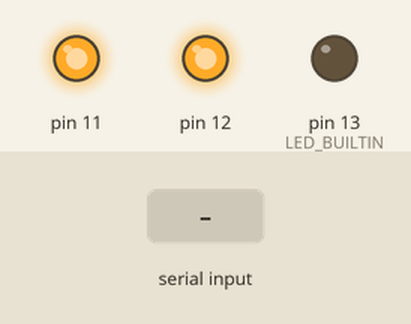
This sketch was run on a simulated Arduino Uno, built with avr-gcc and run on an emulated ATmega328P. Parts: output pins drawn as LEDs (lit = HIGH). Inputs (shaded band) come from the test bench. What the sketch prints to the serial monitor is not drawn.

Above: at 1.2 s.
1.3 s: "<1200>" received over Serial
At 2.5 s:
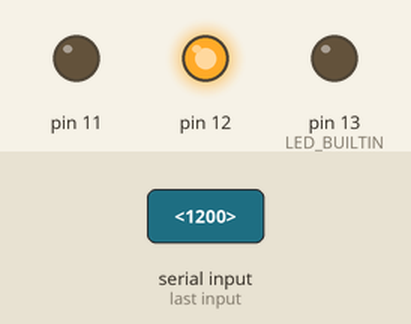
2.8 s: "<1000>" received over Serial
At 3.7 s:
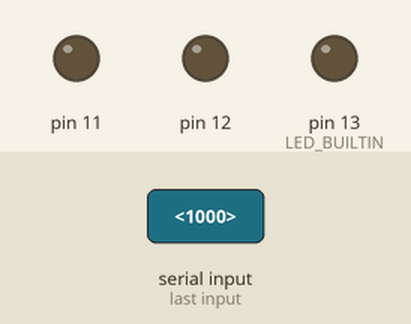
4.3 s: "<1201>" received over Serial
At 4.8 s:
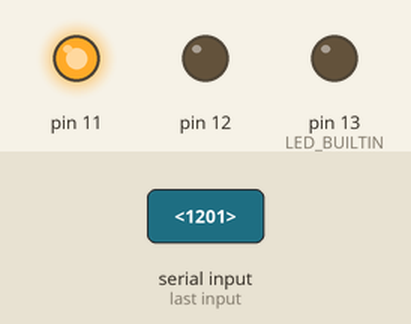
5.8 s: "<1001>" received over Serial
At 6.4 s:
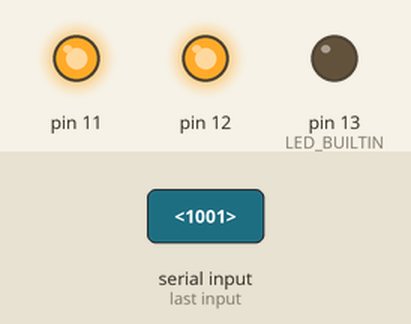
Timing chart, 0 to 8.3 s (numbered marks = the images above; inputs shaded):
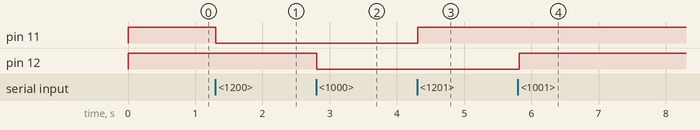

The sketch:

mushrooom-greenhousev2_-_relaybox.ino
```cpp
//declare command code variable
    String commandCode = "0";

//Serial buffer code
    const byte numChars = 32;
    char receivedChars[numChars];

    boolean newData = false;
//end serial buffer code

void setup() {
  //basic setup
  Serial.begin(9600);

  //blink diagnostic setup
  pinMode(LED_BUILTIN, OUTPUT);

  pinMode(11, OUTPUT);
  pinMode(12, OUTPUT);

  digitalWrite(11, HIGH);
  digitalWrite(12, HIGH);

//  digitalWrite(11, LOW);
//  digitalWrite(12, LOW);

}
//main program loop
void loop() {


// serial buffer code
    recvWithStartEndMarkers();
    showNewData();

//Main set of if statements to trigger conditions from Serial commands

  //toggle relays
//Mister Solenoid
    if(commandCode == "1201"){
      digitalWrite(11, HIGH);
      Serial.print("10$");
      delay(25);
      commandCode = "0";
    }

    if(commandCode == "1200"){
      digitalWrite(11, LOW);
      Serial.print("11$");
      delay(25);
      commandCode = "0";
    }

//Vent Fan
    if(commandCode == "1001"){
      digitalWrite(12, HIGH);
      Serial.print("20$");
      delay(25);
      commandCode = "0";
    }

    if(commandCode == "1000"){
      digitalWrite(12, LOW);
      Serial.print("21$");
      delay(25);
      commandCode = "0";
    }

  // report identity
    if(commandCode == "9999"){
      String identity = "relayArd:1201;Mister_On,1200;Mister_Off,1001;Vent_Fan_On,1000;Vent_Fan_Off,9999;temp-identity";
      Serial.print(identity);
      Serial.print("$");
      commandCode = "0";
    }

    delay(15);

//End of Main set of if statements

}//end of main loop

//start of functions needed to be called in them main loop

//Serial buffer functions
    void recvWithStartEndMarkers() {
        static boolean recvInProgress = false;
        static byte ndx = 0;
        char startMarker = '<';
        char endMarker = '>';
        char rc;

        while (Serial.available() > 0 && newData == false) {
            rc = Serial.read();

            if (recvInProgress == true) {
                if (rc != endMarker) {
                    receivedChars[ndx] = rc;
                    ndx++;
                    if (ndx >= numChars) {
                        ndx = numChars - 1;
                    }
                }
                else {
                    receivedChars[ndx] = '\0'; // terminate the string
                    recvInProgress = false;
                    ndx = 0;
                    newData = true;
                }
            }

            else if (rc == startMarker) {
                recvInProgress = true;
            }
        }
    }

    void showNewData() {
        if (newData == true) {
    //        Serial.print(receivedChars);
    //        Serial.print(":");
            commandCode = receivedChars;
            newData = false;
        }
    }
```

Measured:
- after the input at 1.3 s, pin 11: HIGH → LOW at once
- after the input at 2.8 s, pin 12: HIGH → LOW at once
- after the input at 4.3 s, pin 11: LOW → HIGH at once
- after the input at 5.8 s, pin 12: LOW → HIGH at once
